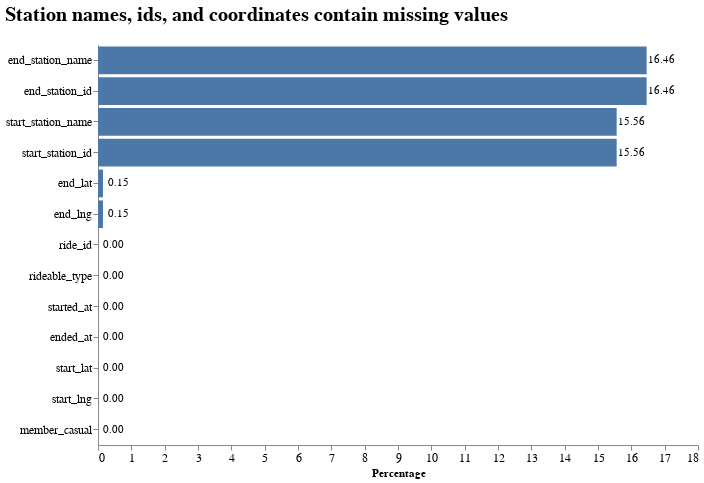

Notebook source saved alongside this figure:
### Code cell
na_df = (df.isna().mean()*100).reset_index(name='count')
na_df['count'] = round(na_df['count'], 2)

bar = alt.Chart(na_df).mark_bar().encode(
    alt.X('count', title='Percentage'),
    alt.Y('index', title=None, sort='-x')
)
text = bar.mark_text(
    align='center',
    baseline='middle',
    dx= 15
).encode(
    alt.Text('count', format='.2f') 
)
(bar + text).properties(
    title=alt.Title('Station names, ids, and coordinates contain missing values',
                    anchor='start',
                    fontSize=20,
                    offset=20),
                    width=600, height=400
).configure_axis(
    grid=False,
    labelFontSize=12
).configure_view(
    stroke=None
)

### Figure 1 — Vega-Lite specification as saved in the notebook (floating-point values rounded to 4 significant figures)
{"config": {"view": {"continuousWidth": 300, "continuousHeight": 300, "stroke": null}, "axis": {"grid": false, "labelFontSize": 12}}, "layer": [{"mark": {"type": "bar"}, "encoding": {"x": {"field": "count", "title": "Percentage", "type": "quantitative"}, "y": {"field": "index", "sort": "-x", "title": null, "type": "nominal"}}}, {"mark": {"type": "text", "align": "center", "baseline": "middle", "dx": 15}, "encoding": {"text": {"field": "count", "format": ".2f", "type": "quantitative"}, "x": {"field": "count", "title": "Percentage", "type": "quantitative"}, "y": {"field": "index", "sort": "-x", "title": null, "type": "nominal"}}}], "data": {"name": "data-b8b174476c25d4c652ec3979454c27fd"}, "height": 400, "title": {"text": "Station names, ids, and coordinates contain missing values", "anchor": "start", "fontSize": 20, "offset": 20}, "width": 600, "$schema": "https://vega.github.io/schema/vega-lite/v5.16.3.json", "datasets": {"data-b8b174476c25d4c652ec3979454c27fd": [{"index": "ride_id", "count": 0.0}, {"index": "rideable_type", "count": 0.0}, {"index": "started_at", "count": 0.0}, {"index": "ended_at", "count": 0.0}, {"index": "start_station_name", "count": 15.56}, {"index": "start_station_id", "count": 15.56}, {"index": "end_station_name", "count": 16.46}, {"index": "end_station_id", "count": 16.46}, {"index": "start_lat", "count": 0.0}, {"index": "start_lng", "count": 0.0}, {"index": "end_lat", "count": 0.15}, {"index": "end_lng", "count": 0.15}, {"index": "member_casual", "count": 0.0}]}}
